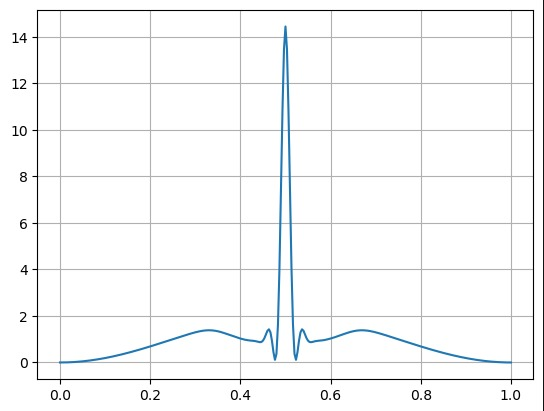

The Python source for this figure:
import numpy as np
from matplotlib import pyplot as Graph
import numba
from numba import jit
from scipy.linalg import eigh_tridiagonal

# define parameters

Nt = 100000
Nx = 301
dx = 1/(Nx-1)
dt = 1e-7

x = np.linspace(0, 1, Nx)
psi0 = np.sqrt(2)*np.sin(np.pi*x)
mu, sigma = 1/2, 1/20
V = -1e4*np.exp(-(x-mu)**2/(2*sigma**2))


# plot graph
Graph.figure(figsize=(8,3))
Graph.plot(x,V)
Graph.xlabel('$x$')
Graph.ylabel('$V(x)$')
Graph.grid()
Graph.show()

psi = np.zeros([Nt,Nx])
psi[0] = psi0

@numba.jit("c16[:,:](c16[:,:])", nopython=True, nogil=True)
def compute_psi(psi):
    for t in range(0, Nt-1):
        for i in range(1, Nx-1):
            psi[t+1][i] = psi[t][i] + 1j/2 * dt/dx**2 * (psi[t][i+1] - 2*psi[t][i] + psi[t][i-1]) - 1j*dt*V[i]*psi[t][i]

        normal = np.sum(np.absolute(psi[t+1])**2)*dx
        for i in range(1, Nx-1):
            psi[t+1][i] = psi[t+1][i]/normal

    return psi

psi_fdm = compute_psi(psi.astype(complex))

Graph.plot(x, np.absolute(psi_fdm[10000])**2)
Graph.grid()
Graph.show()
